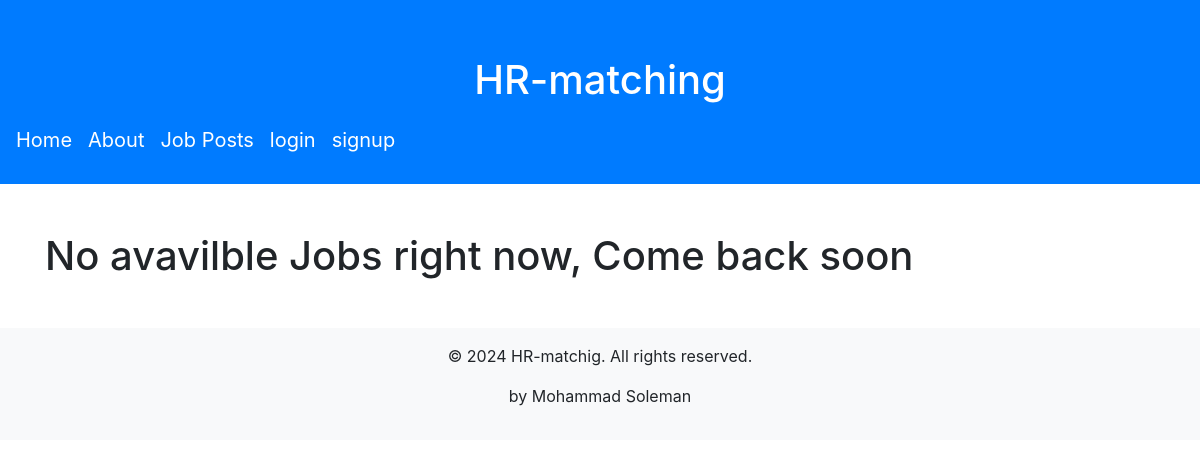
The app's page /job_post/list, older data.
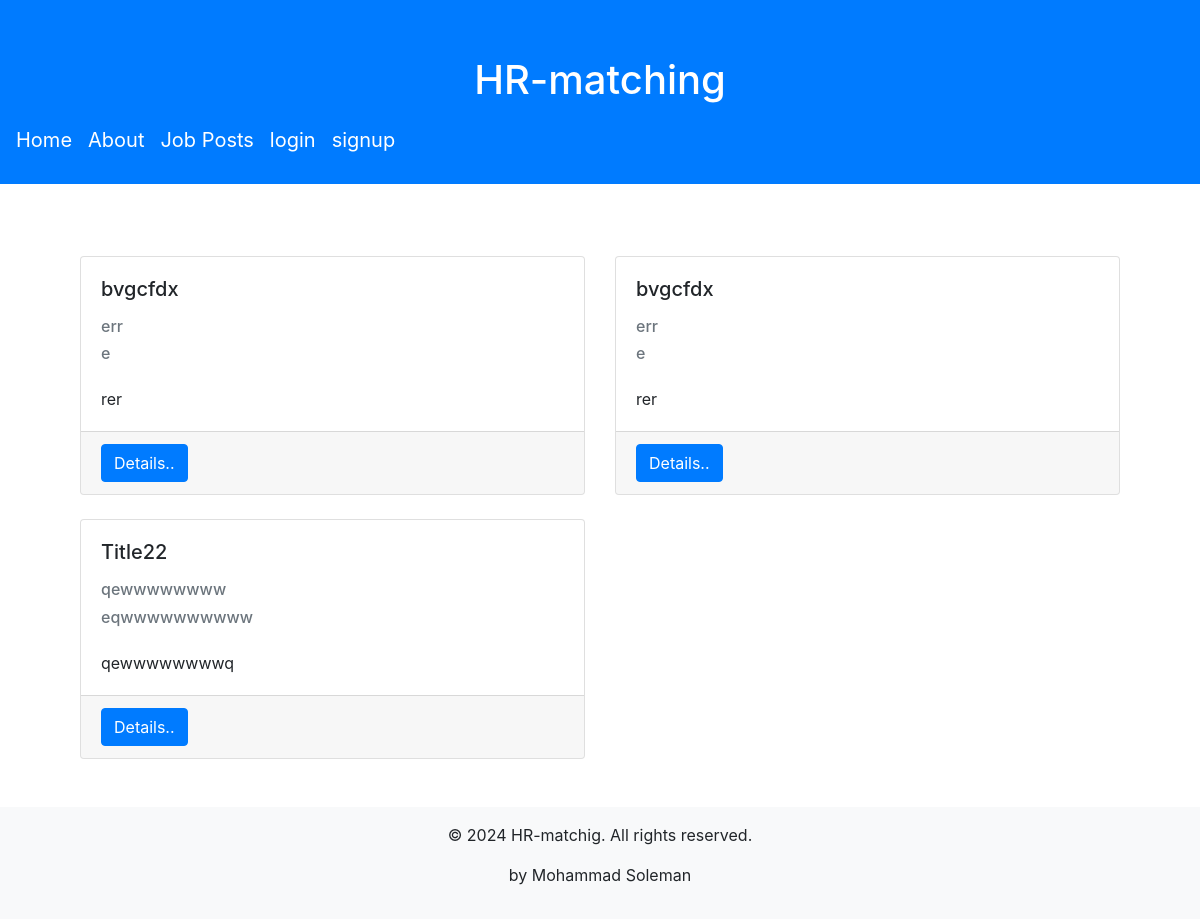
The same page, newer data.
### mainapp/models.py (models this page shows, shortened)
class Job_Post(models.Model):
    job_id = models.BigAutoField(primary_key=True)
    job_title = models.CharField("Job Title", max_length=350)
    company = models.ForeignKey(Company, on_delete=models.CASCADE)
    jobDescription = models.TextField("Job Description", max_length=5000)
    workhours = models.TextField("Work Hours", max_length=1000)
    contact = models.CharField("Contact", max_length=50)
    city = models.CharField("City", max_length=50)
    salary = models.CharField("Salary", max_length=50)
    cluster = models.IntegerField("Cluster", null=True, blank=True)
    added_date = models.DateField("Added on", auto_now_add=True)
    clusterable_text = models.TextField("Clusterable Text", null=True, blank=True)
    class Meta:
        verbose_name = "Job Post"
        ordering = ["-job_id"]
    def get_absolute_url(self):
        return reverse("job_post_detail", kwargs={"pk": self.job_id})

### mainapp/views/job_post.py (the view)
class Job_PostListView(ListView):
    model = Job_Post
    context_object_name = 'Job_Post_list'
    template_name = "mainapp/job_post/job_post_list.html"
    paginate_by = 9

### mainapp/templates/mainapp/job_post/job_post_list.html (shortened to what this page needs)
{% extends "base.html" %}
{% load crispy_forms_tags %}
{% block content %}
{% if Job_Post_list %}
    <div class="row row-cols-1 row-cols-md-2 g-4 " style="margin: 20px;">
    {% for post in Job_Post_list %}
        <div class="col mt-4">
            <div class="card h-100" style="max-width: 45rem;">
                <div class="card-body">
                    <h5 class="card-title">{{ post.job_title }}</h5>
                    <h6 class="card-subtitle mb-2 text-muted mt-3">{{post.city}}</h6>
                    <h6 class="card-subtitle mb-2 text-muted mt-2">{{post.salary}}</h6>
                    <p class="card-text mt-4">{{post.jobDescription |truncatechars:200}}</p>
                </div>
                <div class="card-footer d-flex justify-content-between">
                    <a href="{{ post.get_absolute_url }}" class="btn btn-primary">Details..</a>
                </div>
            </div>
        </div>
    {% endfor %}
    </div>
{%else%}
    {% if user.is_company %}
        <div class="row row-cols-1 row-cols-md-2 g-4 " style="margin: 20px;">
            <div class="col">
                <div class="card h-100  border-light" style="max-width: 45rem;">
                    <div class="card-body d-flex align-items-center justify-content-center" >
                        <a href="{%url 'job_post_create'%}">
                            <svg    xmlns="http://www.w3.org/2000/svg"
                                    width="100" height="100" fill="currentColor"
                                    class="bi bi-plus-square-fill" viewBox="0 0 16 16">
                                <path d="M2 0a2 2 0 0 0-2 2v12a2 2 0 0 0 2 2h12a2 2 0 0 0 2-2V2a2 2 0 0 0-2-2zm6.5 4.5v3h3a.5.5 0 0 1 0 1h-3v3a.5.5 0 0 1-1 0v-3h-3a.5.5 0 0 1 0-1h3v-3a.5.5 0 0 1 1 0"/>
                            </svg>
                        </a>
                    </div>
                </div>
            </div>
        </div>
    {%else%}
        <h1 class="mt-4 ms-4">No avavilble Jobs right now, Come back soon</h1>
    {%endif%}
{% endif %}
{% endblock %}

### templates/base.html (shortened to what this page needs)
<!DOCTYPE html>
<html lang="en">
<head>
    <link href="https://stackpath.bootstrapcdn.com/bootstrap/4.5.2/css/bootstrap.min.css" rel="stylesheet">
</head>
<body>
    <header class="bg-primary text-white text-center py-3">
        <br>
        <h1>HR-matching</h1>
        <nav class="navbar navbar-expand-lg navbar-dark bg-primary">
            <a class="navbar-brand" href="{% url 'index' %}">Home</a>
            <div class="collapse navbar-collapse" id="navbarNav">
                <ul class="navbar-nav">
                    <li class="nav-item">
                        <a class="navbar-brand" href="#">About</a>
                    </li>
                    <li class="nav-item">
                        <a class="navbar-brand" href="{%url 'job_post_list'%}">Job Posts</a>
                    </li>
                    {% if user.is_authenticated %}
                        {% if user.is_company %}
                        <li class="nav-item">
                            <a class="navbar-brand" href="{%url 'company_update' user.id 0 %}">My Profile</a>
                        </li>
                        <li class="nav-item">
                            <a class="navbar-brand" href="{%url 'job_post_company_list'%}">My Job Posts</a>
                        </li>
                        {% elif user.is_employee %}
                        <li class="nav-item">
                            <a class="navbar-brand" href="{%url 'employee_update' user.id 0 %}">My Profile</a>
                        </li>
                        {%endif%}
                    <li class="nav-item">
                        <form id="logout-form" method="post" action="{% url 'logout' %}">
                            {% csrf_token %}
                            <button  style="border: none;background: none;"  type="submit" class="navbar-brand">Logout</button>
                          </form>
                    </li>
                    {% else %}
                    <li class="nav-item">
                        <a class="navbar-brand" href="{% url 'login' %}?next={{ request.path }}">login</a>
                    </li>
                    <li class="nav-item">
                        <a class="navbar-brand" href="{% url 'signup' %}">signup</a>
                    </li>
                    {%endif%}
                </ul>
            </div>
        </nav>
    </header>
    <main class="container mt-5">
        {% block content %}
        {% endblock %}
    </main>
    <footer class="bg-light text-center py-3 mt-5">
        <p>© 2024 HR-matchig. All rights reserved.</p>
        <p>by Mohammad Soleman</p>
      </footer>
</body>
</html>

Row changes from the older to the newer data that the page shows:
added Job_Post: job_title "bvgcfdx", city "err", salary "e", jobDescription "rer"
added Job_Post: job_title "bvgcfdx", city "err", salary "e", jobDescription "rer"
added Job_Post: job_title "Title22", city "qewwwwwwww", salary "eqwwwwwwwwww", jobDescription "qewwwwwwwwq"
Text that changed along with them:
text no longer shown: "No avavilble Jobs right now, Come back soon"
